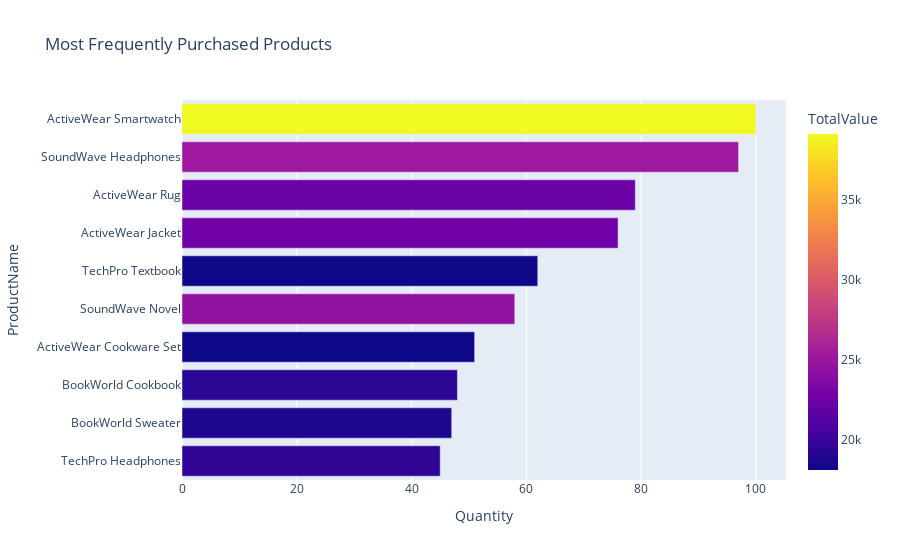

Notebook code cell kept with this figure:
### Code cell
fig_most_products = px.bar(most_products, x = 'Quantity', y = 'ProductName', color = 'TotalValue', title = 'Most Frequently Purchased Products')
fig_most_products.update_layout(yaxis = {'categoryorder': 'total ascending'})
fig_most_products.show()

### Figure 1 — Plotly figure (JSON) as saved in the notebook; plotly's stock layout.template omitted (floating-point values rounded to 4 significant figures)
{"data": [{"alignmentgroup": "True", "hovertemplate": "Quantity=%{x}<br>ProductName=%{y}<br>TotalValue=%{marker.color}<extra></extra>", "legendgroup": "", "marker": {"color": [39100.0, 25210.0, 24510.0, 22710.0, 22310.0, 19510.0, 19220.0, 18740.0, 18270.0, 18080.0], "coloraxis": "coloraxis", "pattern": {"shape": ""}}, "name": "", "offsetgroup": "", "orientation": "h", "showlegend": false, "textposition": "auto", "type": "bar", "x": [100, 97, 58, 76, 79, 45, 48, 47, 62, 51], "xaxis": "x", "y": ["ActiveWear Smartwatch", "SoundWave Headphones", "SoundWave Novel", "ActiveWear Jacket", "ActiveWear Rug", "TechPro Headphones", "BookWorld Cookbook", "BookWorld Sweater", "TechPro Textbook", "ActiveWear Cookware Set"], "yaxis": "y"}], "layout": {"barmode": "relative", "coloraxis": {"colorbar": {"title": {"text": "TotalValue"}}, "colorscale": [[0, "#0d0887"], [0.1111, "#46039f"], [0.2222, "#7201a8"], [0.3333, "#9c179e"], [0.4444, "#bd3786"], [0.5556, "#d8576b"], [0.6667, "#ed7953"], [0.7778, "#fb9f3a"], [0.8889, "#fdca26"], [1, "#f0f921"]]}, "legend": {"tracegroupgap": 0}, "title": {"text": "Most Frequently Purchased Products"}, "xaxis": {"anchor": "y", "domain": [0, 1], "title": {"text": "Quantity"}}, "yaxis": {"anchor": "x", "categoryorder": "total ascending", "domain": [0, 1], "title": {"text": "ProductName"}}}}
